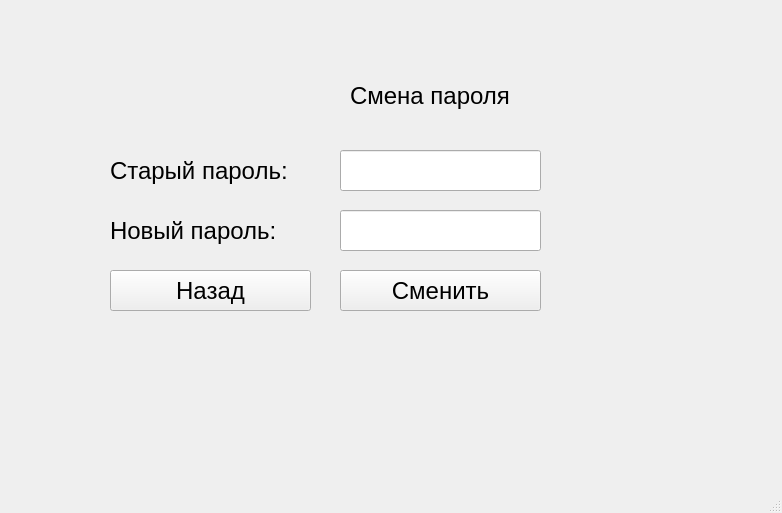
<?xml version="1.0" encoding="UTF-8"?>
<ui version="4.0">
 <class>ChangePasswordWindow</class>
 <widget class="QMainWindow" name="ChangePasswordWindow">
  <property name="geometry">
   <rect>
    <x>0</x>
    <y>0</y>
    <width>782</width>
    <height>513</height>
   </rect>
  </property>
  <property name="font">
   <font>
    <pointsize>18</pointsize>
   </font>
  </property>
  <property name="windowTitle">
   <string>BankProducts Application</string>
  </property>
  <widget class="QWidget" name="centralwidget">
   <widget class="QLabel" name="label">
    <property name="geometry">
     <rect>
      <x>350</x>
      <y>50</y>
      <width>161</width>
      <height>91</height>
     </rect>
    </property>
    <property name="text">
     <string>Смена пароля</string>
    </property>
   </widget>
   <widget class="QLabel" name="label_3">
    <property name="geometry">
     <rect>
      <x>110</x>
      <y>150</y>
      <width>211</width>
      <height>41</height>
     </rect>
    </property>
    <property name="text">
     <string>Старый пароль:</string>
    </property>
   </widget>
   <widget class="QLineEdit" name="passwdEdit">
    <property name="geometry">
     <rect>
      <x>340</x>
      <y>150</y>
      <width>201</width>
      <height>41</height>
     </rect>
    </property>
    <property name="text">
     <string/>
    </property>
    <property name="echoMode">
     <enum>QLineEdit::Password</enum>
    </property>
   </widget>
   <widget class="QLabel" name="label_4">
    <property name="geometry">
     <rect>
      <x>110</x>
      <y>210</y>
      <width>201</width>
      <height>41</height>
     </rect>
    </property>
    <property name="text">
     <string>Новый пароль:</string>
    </property>
   </widget>
   <widget class="QLineEdit" name="passwd2Edit">
    <property name="geometry">
     <rect>
      <x>340</x>
      <y>210</y>
      <width>201</width>
      <height>41</height>
     </rect>
    </property>
    <property name="text">
     <string/>
    </property>
    <property name="echoMode">
     <enum>QLineEdit::Password</enum>
    </property>
   </widget>
   <widget class="QPushButton" name="enter">
    <property name="geometry">
     <rect>
      <x>340</x>
      <y>270</y>
      <width>201</width>
      <height>41</height>
     </rect>
    </property>
    <property name="text">
     <string>Сменить</string>
    </property>
   </widget>
   <widget class="QPushButton" name="back">
    <property name="geometry">
     <rect>
      <x>110</x>
      <y>270</y>
      <width>201</width>
      <height>41</height>
     </rect>
    </property>
    <property name="text">
     <string>Назад</string>
    </property>
   </widget>
  </widget>
  <widget class="QMenuBar" name="menubar">
   <property name="geometry">
    <rect>
     <x>0</x>
     <y>0</y>
     <width>782</width>
     <height>33</height>
    </rect>
   </property>
  </widget>
  <widget class="QStatusBar" name="statusbar"/>
 </widget>
 <resources/>
 <connections/>
</ui>
